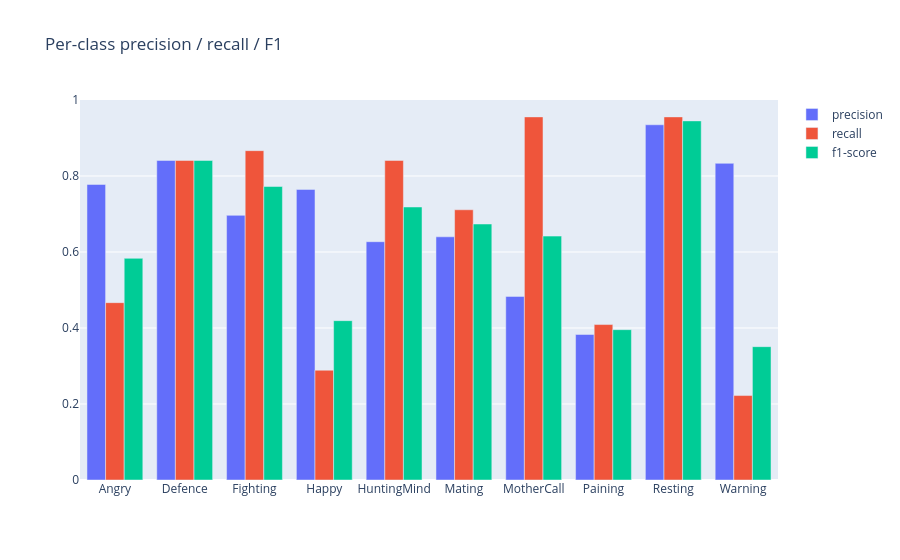

Notebook source saved alongside this figure:
### Markdown cell above
### Per-class Precision, Recall, F1 bars

### Code cell
report = classification_report(y_true, y_pred, target_names=LABELS, output_dict=True, zero_division=0)

fig = go.Figure()
for metric in ["precision", "recall", "f1-score"]:
    fig.add_trace(go.Bar(name=metric, x=LABELS, y=[report[label][metric] for label in LABELS]))
fig.update_layout(barmode="group", title="Per-class precision / recall / F1", yaxis=dict(range=[0, 1]))
fig.show()

### Figure 1 — Plotly figure (JSON) as saved in the notebook; plotly's stock layout.template omitted (floating-point values rounded to 4 significant figures)
{"data": [{"name": "precision", "type": "bar", "x": ["Angry", "Defence", "Fighting", "Happy", "HuntingMind", "Mating", "MotherCall", "Paining", "Resting", "Warning"], "y": [0.7778, 0.8409, 0.6964, 0.7647, 0.6271, 0.64, 0.4831, 0.383, 0.9348, 0.8333]}, {"name": "recall", "type": "bar", "x": ["Angry", "Defence", "Fighting", "Happy", "HuntingMind", "Mating", "MotherCall", "Paining", "Resting", "Warning"], "y": [0.4667, 0.8409, 0.8667, 0.2889, 0.8409, 0.7111, 0.9556, 0.4091, 0.9556, 0.2222]}, {"name": "f1-score", "type": "bar", "x": ["Angry", "Defence", "Fighting", "Happy", "HuntingMind", "Mating", "MotherCall", "Paining", "Resting", "Warning"], "y": [0.5833, 0.8409, 0.7723, 0.4194, 0.7184, 0.6737, 0.6418, 0.3956, 0.9451, 0.3509]}], "layout": {"barmode": "group", "title": {"text": "Per-class precision / recall / F1"}, "yaxis": {"range": [0, 1]}}}
